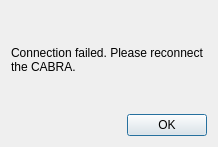
<?xml version="1.0" encoding="UTF-8"?>
<ui version="4.0">
 <class>DialogReconnect</class>
 <widget class="QDialog" name="DialogReconnect">
  <property name="geometry">
   <rect>
    <x>0</x>
    <y>0</y>
    <width>218</width>
    <height>147</height>
   </rect>
  </property>
  <property name="windowTitle">
   <string>Error</string>
  </property>
  <property name="windowIcon">
   <iconset theme="QIcon::ThemeIcon::ApplicationExit"/>
  </property>
  <layout class="QVBoxLayout" name="verticalLayout">
   <item>
    <widget class="QLabel" name="label">
     <property name="text">
      <string>Connection failed. Please reconnect the CABRA.</string>
     </property>
     <property name="wordWrap">
      <bool>true</bool>
     </property>
    </widget>
   </item>
   <item>
    <widget class="QDialogButtonBox" name="buttonBox">
     <property name="orientation">
      <enum>Qt::Orientation::Horizontal</enum>
     </property>
     <property name="standardButtons">
      <set>QDialogButtonBox::StandardButton::Ok</set>
     </property>
    </widget>
   </item>
  </layout>
 </widget>
 <resources/>
 <connections>
  <connection>
   <sender>buttonBox</sender>
   <signal>accepted()</signal>
   <receiver>DialogReconnect</receiver>
   <slot>accept()</slot>
   <hints>
    <hint type="sourcelabel">
     <x>248</x>
     <y>254</y>
    </hint>
    <hint type="destinationlabel">
     <x>157</x>
     <y>274</y>
    </hint>
   </hints>
  </connection>
  <connection>
   <sender>buttonBox</sender>
   <signal>rejected()</signal>
   <receiver>DialogReconnect</receiver>
   <slot>reject()</slot>
   <hints>
    <hint type="sourcelabel">
     <x>316</x>
     <y>260</y>
    </hint>
    <hint type="destinationlabel">
     <x>286</x>
     <y>274</y>
    </hint>
   </hints>
  </connection>
 </connections>
</ui>
